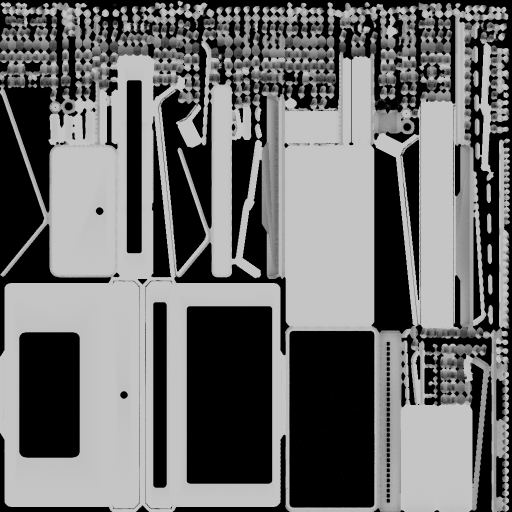
#> input picture prototype-source/models/gba_cart_ao.png, 1024 x 1024 px (shown at 1/2 size); its folder holds 2 pictures in this run
$ python sheet.py ../../prototype-source/models ../../prototype-source/models/gba_console_ao.png 5 1.0 1.0 1.0
#> lines starting #> are read from the running program, lines starting #| are printed output that depends on the picture
# Contact sheet: python3 sheet.py frames_dir out.png [cols] [scale] [label_start label_step]
import sys, os
from PIL import Image, ImageDraw
d, out = sys.argv[1], sys.argv[2]; cols = int(sys.argv[3]) if len(sys.argv) > 3 else 4; sc = float(sys.argv[4]) if len(sys.argv) > 4 else .3
t0 = float(sys.argv[5]) if len(sys.argv) > 5 else 0; st = float(sys.argv[6]) if len(sys.argv) > 6 else .1
fs = sorted(f for f in os.listdir(d) if f.endswith('.png'))
ims = [Image.open(os.path.join(d, f)).convert('RGB') for f in fs]
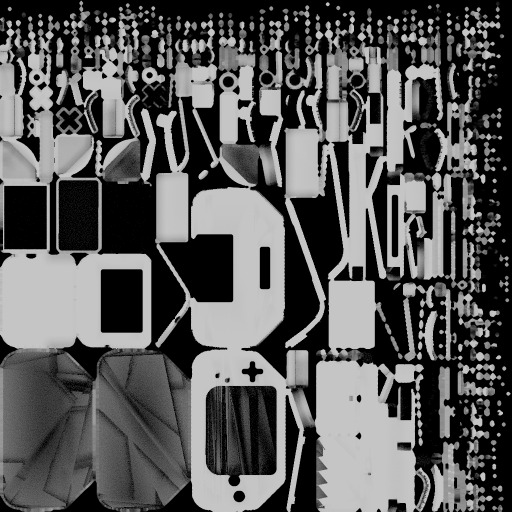
#> input picture prototype-source/models/gba_console_ao.png, 1024 x 1024 px (shown at 1/2 size)
w, h = int(ims[0].width * sc), int(ims[0].height * sc); rows = (len(ims) + cols - 1) // cols
#> after `w, h = (int(ims[0].width * sc), int(ims[0].height * sc))`: w = 1024; h = 1024
#> after `rows = (len(ims) + cols - 1) // cols`: rows = 1
S = Image.new('RGB', (cols * w, rows * h), 'black'); D = ImageDraw.Draw(S)
#> after `S = Image.new('RGB', (cols * w, rows * h), 'black')`: S: PIL image 5120x1024 RGB; every value is 0
for i, im in enumerate(ims):
    x, y = (i % cols) * w, (i // cols) * h; S.paste(im.resize((w, h)), (x, y)); D.text((x + 6, y + 4), f't={t0 + i * st:.2f}', fill='white')
#> this loop made 2 passes
#> (x, y) on passes 1 to 2: (0, 0), (1024, 0)
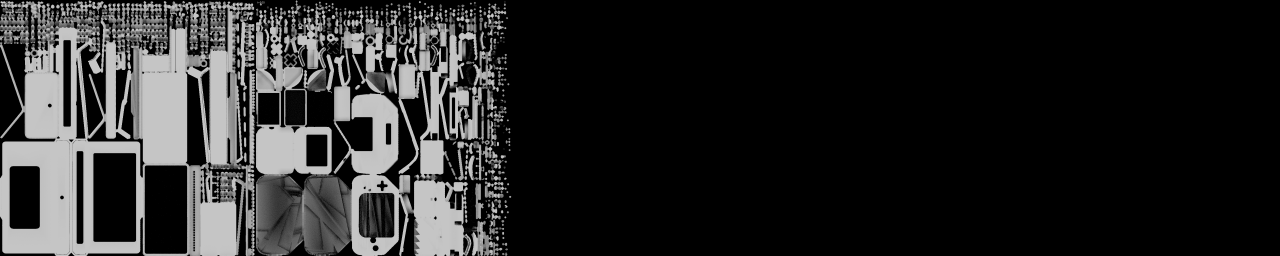
#> S: PIL image 5120x1024 RGB (shown at 1/4 size); min 0, max 254, mean 39.2
S.save(out)
